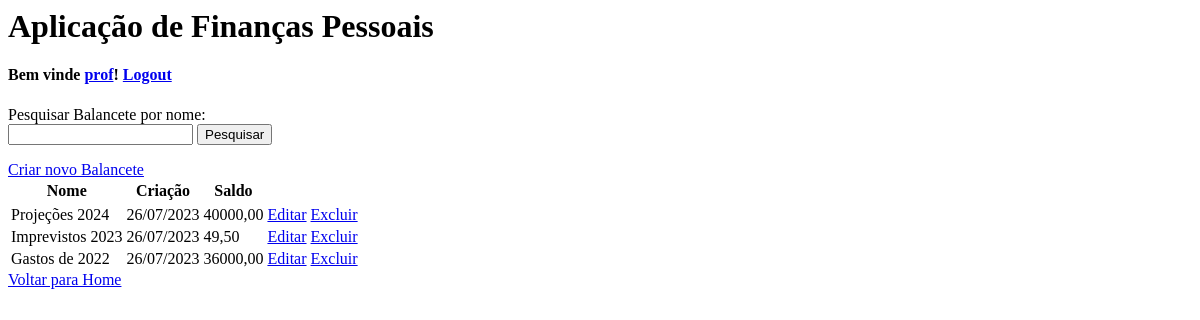
Before: /financas/ (signed in) with the older database file.
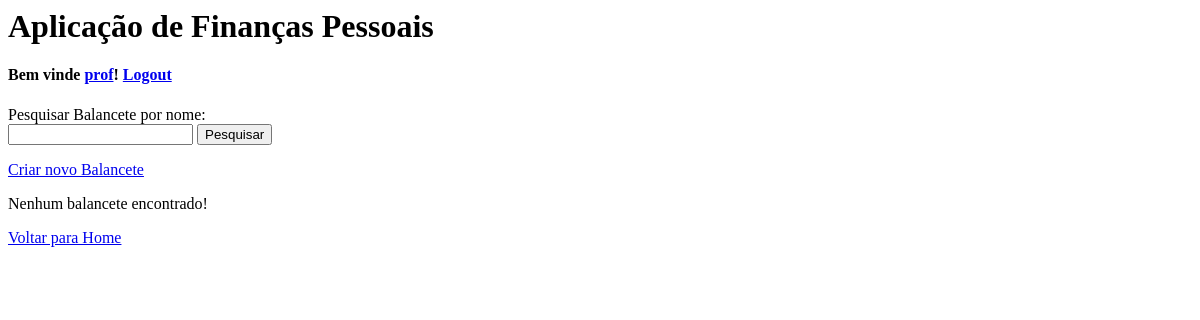
After: the same page with the newer database file.
### financas/models.py (models this page shows, shortened)
class Balancete(models.Model):
    usuario = models.ForeignKey(Usuario, on_delete=models.CASCADE)
    nome = models.CharField(max_length=200)
    data = models.DateTimeField('Data do Balancete')
    def total_receitas(self):
        receitas = 0.0
        for lancamento in self.lancamento_set.filter(despesa="False"):
          receitas += lancamento.valor
        return receitas
    def total_despesas(self):
        despesas = 0.0
        for lancamento in self.lancamento_set.filter(despesa="True"):
          despesas += lancamento.valor
        return despesas
    def saldo_total(self):
        return self.total_receitas() - self.total_despesas()
    class Meta:
        verbose_name_plural = 'Balancetes'

class Lancamento(models.Model):
    balancete = models.ForeignKey(Balancete, on_delete=models.CASCADE)
    descricao = models.CharField(max_length=200)
    valor = models.FloatField(default=0.0)
    foto = models.ImageField(upload_to='img/financas/', default='DiagramaDominioFinancas.png')
    despesa = models.BooleanField(default=False)
    class Meta:
        verbose_name_plural = 'Lançamentos'

### financas/views.py (the view)
# urls.py: path('', views.IndexView.as_view(), name='index'),
@method_decorator(login_required, name='dispatch')
class IndexView(View):
    def get(self, request, *args, **kwargs):
        usuario = Usuario.objects.get(user=request.user.id)
        balancetes = Balancete.objects.filter(usuario=usuario).order_by('-data')
        context = {'balancetes': balancetes}
        return render(request, 'financas/index.html', context)

### financas/templates/financas/index.html
{% extends 'financas/base.html' %}
{% block conteudo %}
    {% include 'financas/busca_balancete.html' %}
    <a href="{% url 'financas:novo_balancete' %}">Criar novo Balancete</a>
    {% if balancetes %}
        <table>
            <tr>
                <thead>
                    <th>Nome</th>
                    <th>Criação</th>
                    <th>Saldo</th>
                    <th></th>
                    <th></th>
                </thead>
            </tr>
            <tbody>
        {% for balancete in balancetes %}
            <tr>
                <td>{{balancete.nome}}</td>
                <td>{{balancete.data | date:"SHORT_DATE_FORMAT"}}</td>
                <td>{{balancete.saldo_total | floatformat:2}}</td>
                <td><a href="{% url 'financas:detalhe_balancete' balancete.id %}">Editar</a></td>
                <td><a href="{% url 'financas:excluir_balancete' balancete.id %}">Excluir</a></td>
            </tr>
        {% endfor %}
        </table>
    {% else %}
        <p>Nenhum balancete encontrado!</p>
    {% endif %}
{% endblock %}

### financas/templates/financas/base.html
<h1>Aplicação de Finanças Pessoais</h1>
<h4>Bem vinde <a href="/admin">{{ user.username }}</a>! <a href="{% url 'logout' %}?next={% url 'home:index' %}"> Logout</a></h4>
{% block conteudo %}
{% endblock %}
<a href="{% url 'home:index' %}">Voltar para Home</a>

### financas/templates/financas/busca_balancete.html (shortened to what this page needs)
{% block busca_balancete %}
    <form action="{% url 'financas:busca_balancete' %}" method="post">
        Pesquisar Balancete por nome: <br/>
        <input type="text" name="nome"></input>
        <input type="submit" value="Pesquisar">
    </form>
{% endblock %}

Changed rows visible on the page:
removed Balancete: nome "Projeções 2024", data "26/07/2023", saldo_total "40000,00"
removed Balancete: nome "Imprevistos 2023", data "26/07/2023", saldo_total "49,50"
removed Balancete: nome "Gastos de 2022", data "26/07/2023", saldo_total "36000,00"
Other visible differences:
text no longer shown: "Nome Criação Saldo"
text now shown: "Nenhum balancete encontrado!"
